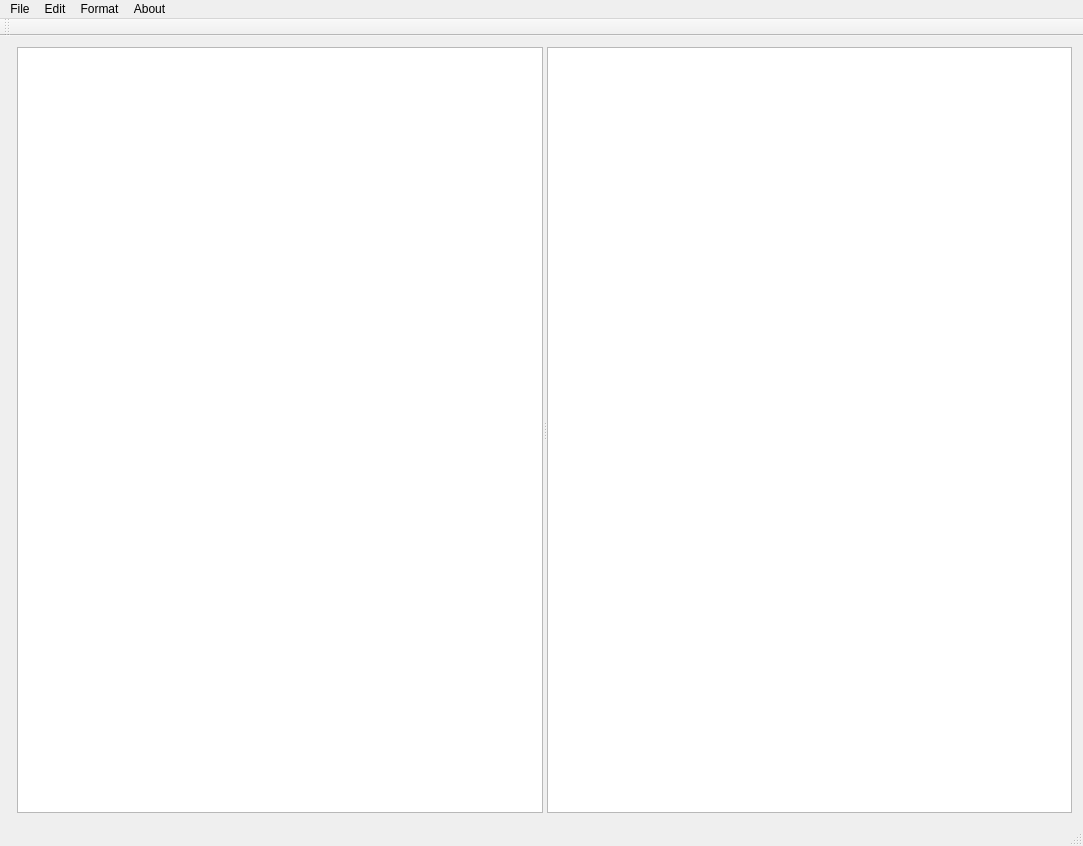
<?xml version="1.0" encoding="UTF-8"?>
<ui version="4.0">
 <class>PinyinEditorClass</class>
 <widget class="QMainWindow" name="PinyinEditorClass">
  <property name="geometry">
   <rect>
    <x>0</x>
    <y>0</y>
    <width>1083</width>
    <height>846</height>
   </rect>
  </property>
  <property name="windowTitle">
   <string>PinyinEditor</string>
  </property>
  <property name="locale">
   <locale language="Chinese" country="China"/>
  </property>
  <widget class="QWidget" name="centralWidget">
   <layout class="QFormLayout" name="formLayout">
    <item row="0" column="1">
     <widget class="QSplitter" name="splitter">
      <property name="sizePolicy">
       <sizepolicy hsizetype="Expanding" vsizetype="Expanding">
        <horstretch>1</horstretch>
        <verstretch>1</verstretch>
       </sizepolicy>
      </property>
      <property name="minimumSize">
       <size>
        <width>0</width>
        <height>0</height>
       </size>
      </property>
      <property name="orientation">
       <enum>Qt::Horizontal</enum>
      </property>
      <widget class="QTextEdit" name="textEdit">
       <property name="font">
        <font>
         <family>Times New Roman</family>
         <pointsize>14</pointsize>
        </font>
       </property>
      </widget>
      <widget class="QTextEdit" name="textShow">
       <property name="font">
        <font>
         <family>Times New Roman</family>
         <pointsize>14</pointsize>
        </font>
       </property>
      </widget>
     </widget>
    </item>
   </layout>
  </widget>
  <widget class="QMenuBar" name="menuBar">
   <property name="geometry">
    <rect>
     <x>0</x>
     <y>0</y>
     <width>1083</width>
     <height>23</height>
    </rect>
   </property>
   <widget class="QMenu" name="menuFile">
    <property name="title">
     <string>File</string>
    </property>
    <addaction name="actionNew"/>
    <addaction name="actionOpen"/>
    <addaction name="actionSave"/>
    <addaction name="actionSaveAs"/>
    <addaction name="actionSaveOutput"/>
    <addaction name="separator"/>
    <addaction name="actionExit"/>
   </widget>
   <widget class="QMenu" name="menuEdit">
    <property name="title">
     <string>Edit</string>
    </property>
    <addaction name="actionUndo"/>
    <addaction name="actionRedo"/>
    <addaction name="separator"/>
    <addaction name="actionCut"/>
    <addaction name="actionCopy"/>
    <addaction name="actionPaste"/>
    <addaction name="actionDelete"/>
    <addaction name="separator"/>
    <addaction name="actionSelectAll"/>
    <addaction name="separator"/>
    <addaction name="actionCopyFromOutput"/>
    <addaction name="actionSelectAllOfOutput"/>
   </widget>
   <widget class="QMenu" name="menuFormat">
    <property name="title">
     <string>Format</string>
    </property>
    <addaction name="actionFont"/>
    <addaction name="actionColor"/>
   </widget>
   <widget class="QMenu" name="menuAbout">
    <property name="title">
     <string>About</string>
    </property>
    <addaction name="actionAbout"/>
    <addaction name="actionQt"/>
   </widget>
   <addaction name="menuFile"/>
   <addaction name="menuEdit"/>
   <addaction name="menuFormat"/>
   <addaction name="menuAbout"/>
  </widget>
  <widget class="QToolBar" name="mainToolBar">
   <attribute name="toolBarArea">
    <enum>TopToolBarArea</enum>
   </attribute>
   <attribute name="toolBarBreak">
    <bool>false</bool>
   </attribute>
  </widget>
  <widget class="QStatusBar" name="statusBar"/>
  <action name="actionNew">
   <property name="text">
    <string>New</string>
   </property>
   <property name="shortcut">
    <string>Ctrl+N</string>
   </property>
  </action>
  <action name="actionOpen">
   <property name="text">
    <string>Open</string>
   </property>
   <property name="shortcut">
    <string>Ctrl+O</string>
   </property>
  </action>
  <action name="actionSave">
   <property name="text">
    <string>Save</string>
   </property>
   <property name="shortcut">
    <string>Ctrl+S</string>
   </property>
  </action>
  <action name="actionSaveAs">
   <property name="text">
    <string>Save As</string>
   </property>
  </action>
  <action name="actionExit">
   <property name="text">
    <string>Exit</string>
   </property>
  </action>
  <action name="actionUndo">
   <property name="enabled">
    <bool>false</bool>
   </property>
   <property name="text">
    <string>Undo</string>
   </property>
   <property name="shortcut">
    <string>Ctrl+Z</string>
   </property>
  </action>
  <action name="actionRedo">
   <property name="enabled">
    <bool>false</bool>
   </property>
   <property name="text">
    <string>Redo</string>
   </property>
   <property name="shortcut">
    <string>Ctrl+Y</string>
   </property>
  </action>
  <action name="actionCut">
   <property name="enabled">
    <bool>false</bool>
   </property>
   <property name="text">
    <string>Cut</string>
   </property>
   <property name="shortcut">
    <string>Ctrl+X</string>
   </property>
  </action>
  <action name="actionCopy">
   <property name="enabled">
    <bool>false</bool>
   </property>
   <property name="text">
    <string>Copy</string>
   </property>
   <property name="shortcut">
    <string>Ctrl+C</string>
   </property>
  </action>
  <action name="actionPaste">
   <property name="text">
    <string>Paste</string>
   </property>
   <property name="shortcut">
    <string>Ctrl+V</string>
   </property>
  </action>
  <action name="actionDelete">
   <property name="enabled">
    <bool>false</bool>
   </property>
   <property name="text">
    <string>Delete</string>
   </property>
   <property name="shortcut">
    <string>Del</string>
   </property>
  </action>
  <action name="actionFont">
   <property name="text">
    <string>Font</string>
   </property>
  </action>
  <action name="actionQt">
   <property name="text">
    <string>Qt</string>
   </property>
  </action>
  <action name="actionSelectAll">
   <property name="text">
    <string>Select All</string>
   </property>
   <property name="shortcut">
    <string>Ctrl+A</string>
   </property>
  </action>
  <action name="actionCopyFromOutput">
   <property name="enabled">
    <bool>false</bool>
   </property>
   <property name="text">
    <string>Copy From Generated</string>
   </property>
  </action>
  <action name="actionSelectAllOfOutput">
   <property name="text">
    <string>Select All of Generated</string>
   </property>
  </action>
  <action name="actionSaveOutput">
   <property name="text">
    <string>Save Generated</string>
   </property>
  </action>
  <action name="actionAbout">
   <property name="text">
    <string>Pinyin Editor</string>
   </property>
  </action>
  <action name="actionColor">
   <property name="text">
    <string>Color</string>
   </property>
  </action>
 </widget>
 <layoutdefault spacing="6" margin="11"/>
 <resources>
  <include location="pinyin_editor.qrc"/>
 </resources>
 <connections>
  <connection>
   <sender>actionUndo</sender>
   <signal>triggered()</signal>
   <receiver>textEdit</receiver>
   <slot>undo()</slot>
   <hints>
    <hint type="sourcelabel">
     <x>-1</x>
     <y>-1</y>
    </hint>
    <hint type="destinationlabel">
     <x>135</x>
     <y>389</y>
    </hint>
   </hints>
  </connection>
  <connection>
   <sender>actionRedo</sender>
   <signal>triggered()</signal>
   <receiver>textEdit</receiver>
   <slot>redo()</slot>
   <hints>
    <hint type="sourcelabel">
     <x>-1</x>
     <y>-1</y>
    </hint>
    <hint type="destinationlabel">
     <x>135</x>
     <y>389</y>
    </hint>
   </hints>
  </connection>
  <connection>
   <sender>actionCopy</sender>
   <signal>triggered()</signal>
   <receiver>textEdit</receiver>
   <slot>copy()</slot>
   <hints>
    <hint type="sourcelabel">
     <x>-1</x>
     <y>-1</y>
    </hint>
    <hint type="destinationlabel">
     <x>135</x>
     <y>389</y>
    </hint>
   </hints>
  </connection>
  <connection>
   <sender>actionCut</sender>
   <signal>triggered()</signal>
   <receiver>textEdit</receiver>
   <slot>cut()</slot>
   <hints>
    <hint type="sourcelabel">
     <x>-1</x>
     <y>-1</y>
    </hint>
    <hint type="destinationlabel">
     <x>135</x>
     <y>389</y>
    </hint>
   </hints>
  </connection>
  <connection>
   <sender>actionPaste</sender>
   <signal>triggered()</signal>
   <receiver>textEdit</receiver>
   <slot>paste()</slot>
   <hints>
    <hint type="sourcelabel">
     <x>-1</x>
     <y>-1</y>
    </hint>
    <hint type="destinationlabel">
     <x>135</x>
     <y>389</y>
    </hint>
   </hints>
  </connection>
  <connection>
   <sender>textEdit</sender>
   <signal>undoAvailable(bool)</signal>
   <receiver>actionUndo</receiver>
   <slot>setEnabled(bool)</slot>
   <hints>
    <hint type="sourcelabel">
     <x>272</x>
     <y>429</y>
    </hint>
    <hint type="destinationlabel">
     <x>-1</x>
     <y>-1</y>
    </hint>
   </hints>
  </connection>
  <connection>
   <sender>textEdit</sender>
   <signal>redoAvailable(bool)</signal>
   <receiver>actionRedo</receiver>
   <slot>setEnabled(bool)</slot>
   <hints>
    <hint type="sourcelabel">
     <x>272</x>
     <y>429</y>
    </hint>
    <hint type="destinationlabel">
     <x>-1</x>
     <y>-1</y>
    </hint>
   </hints>
  </connection>
  <connection>
   <sender>textEdit</sender>
   <signal>copyAvailable(bool)</signal>
   <receiver>actionCopy</receiver>
   <slot>setEnabled(bool)</slot>
   <hints>
    <hint type="sourcelabel">
     <x>272</x>
     <y>429</y>
    </hint>
    <hint type="destinationlabel">
     <x>-1</x>
     <y>-1</y>
    </hint>
   </hints>
  </connection>
  <connection>
   <sender>textEdit</sender>
   <signal>copyAvailable(bool)</signal>
   <receiver>actionCut</receiver>
   <slot>setEnabled(bool)</slot>
   <hints>
    <hint type="sourcelabel">
     <x>272</x>
     <y>429</y>
    </hint>
    <hint type="destinationlabel">
     <x>-1</x>
     <y>-1</y>
    </hint>
   </hints>
  </connection>
  <connection>
   <sender>textEdit</sender>
   <signal>copyAvailable(bool)</signal>
   <receiver>actionDelete</receiver>
   <slot>setEnabled(bool)</slot>
   <hints>
    <hint type="sourcelabel">
     <x>272</x>
     <y>429</y>
    </hint>
    <hint type="destinationlabel">
     <x>-1</x>
     <y>-1</y>
    </hint>
   </hints>
  </connection>
  <connection>
   <sender>textShow</sender>
   <signal>copyAvailable(bool)</signal>
   <receiver>actionCopyFromOutput</receiver>
   <slot>setEnabled(bool)</slot>
   <hints>
    <hint type="sourcelabel">
     <x>805</x>
     <y>429</y>
    </hint>
    <hint type="destinationlabel">
     <x>-1</x>
     <y>-1</y>
    </hint>
   </hints>
  </connection>
  <connection>
   <sender>actionSelectAll</sender>
   <signal>triggered()</signal>
   <receiver>textEdit</receiver>
   <slot>selectAll()</slot>
   <hints>
    <hint type="sourcelabel">
     <x>-1</x>
     <y>-1</y>
    </hint>
    <hint type="destinationlabel">
     <x>272</x>
     <y>429</y>
    </hint>
   </hints>
  </connection>
  <connection>
   <sender>actionSelectAllOfOutput</sender>
   <signal>triggered()</signal>
   <receiver>textShow</receiver>
   <slot>selectAll()</slot>
   <hints>
    <hint type="sourcelabel">
     <x>-1</x>
     <y>-1</y>
    </hint>
    <hint type="destinationlabel">
     <x>805</x>
     <y>429</y>
    </hint>
   </hints>
  </connection>
  <connection>
   <sender>actionCopyFromOutput</sender>
   <signal>triggered()</signal>
   <receiver>textShow</receiver>
   <slot>copy()</slot>
   <hints>
    <hint type="sourcelabel">
     <x>-1</x>
     <y>-1</y>
    </hint>
    <hint type="destinationlabel">
     <x>805</x>
     <y>429</y>
    </hint>
   </hints>
  </connection>
  <connection>
   <sender>actionExit</sender>
   <signal>triggered()</signal>
   <receiver>PinyinEditorClass</receiver>
   <slot>close()</slot>
   <hints>
    <hint type="sourcelabel">
     <x>-1</x>
     <y>-1</y>
    </hint>
    <hint type="destinationlabel">
     <x>541</x>
     <y>422</y>
    </hint>
   </hints>
  </connection>
 </connections>
</ui>
